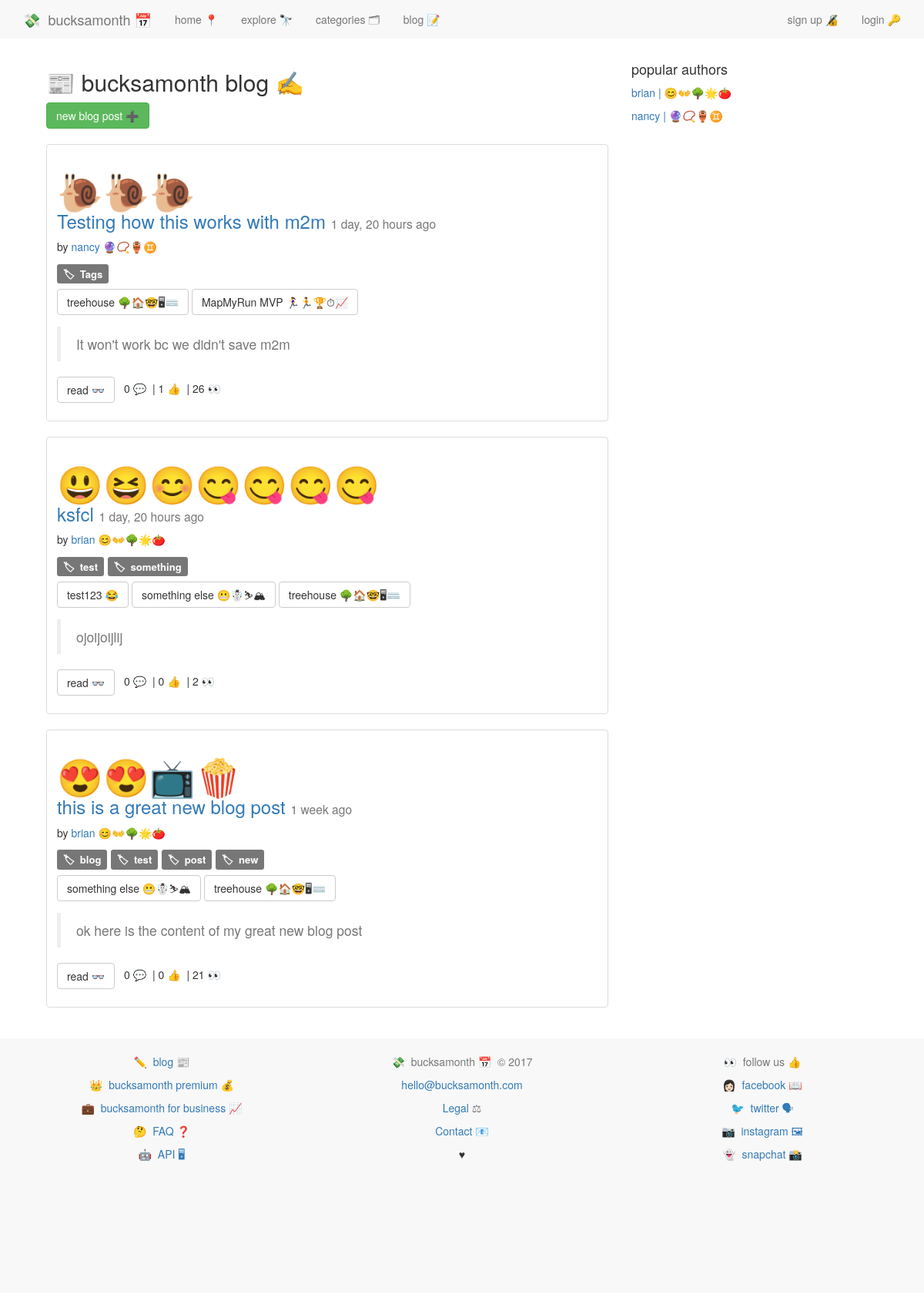
/blog/, run on an earlier commit of the app's database.
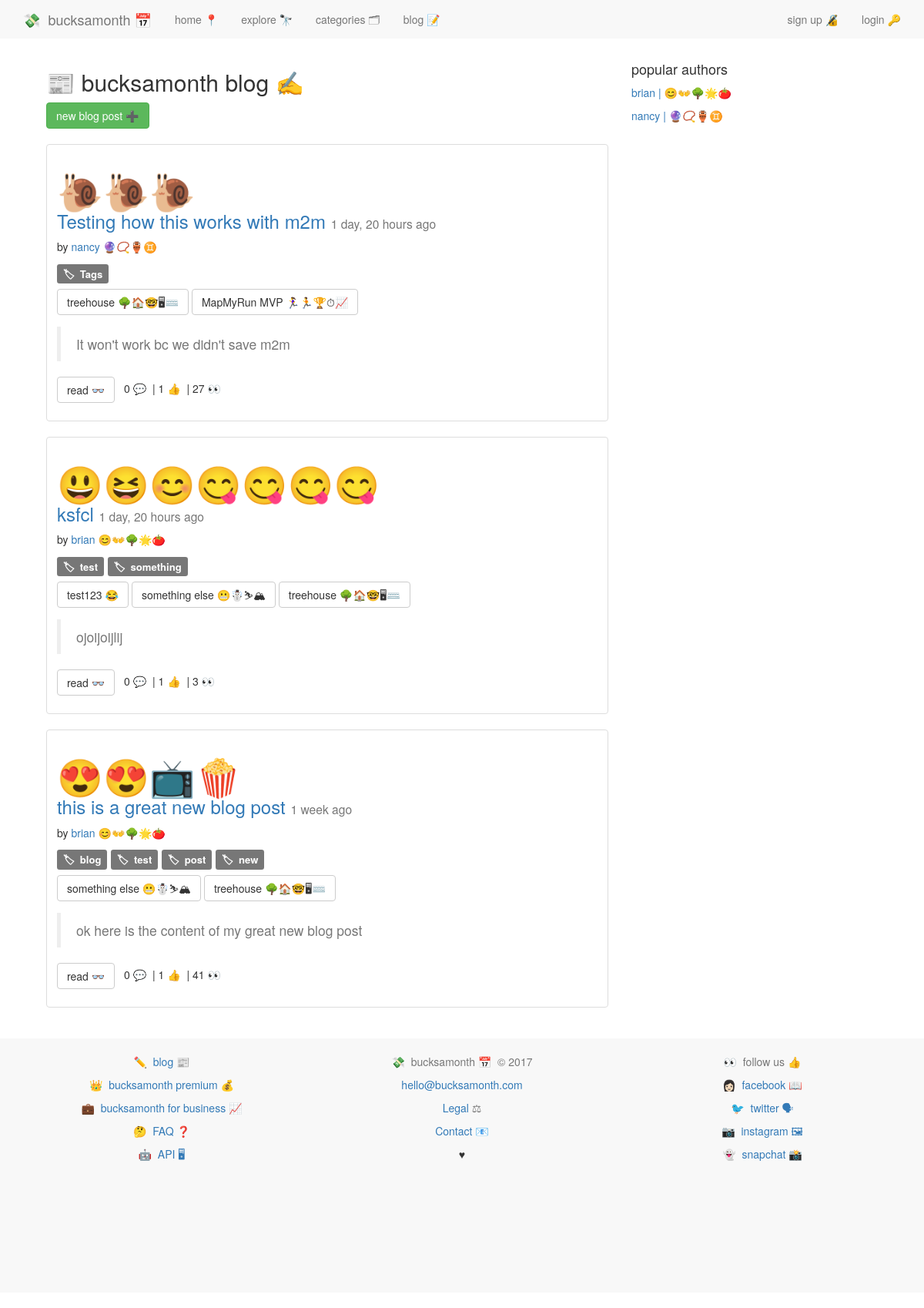
And on a later commit of the database.
### blog/models.py (models this page shows, shortened)
class Post(models.Model):
    user               = models.ForeignKey(settings.AUTH_USER_MODEL)
    approved           = models.BooleanField(default=False, blank=True)
    title              = models.CharField(max_length=100)
    emoji              = models.CharField(max_length=50, blank=True)
    slug               = models.SlugField(unique=True)
    views              = models.PositiveIntegerField(default=0)
    services           = models.ManyToManyField(Service, blank=True, related_name="post_service")
    tags = TaggableManager()
    likes = models.ManyToManyField(settings.AUTH_USER_MODEL, blank=True, related_name='post_likes')
    content = models.TextField()
    draft = models.BooleanField(default=False)
    publish = models.DateField(auto_now=False, auto_now_add=False)
    updated = models.DateTimeField(auto_now=True, auto_now_add=False)
    timestamp = models.DateTimeField(auto_now=False, auto_now_add=True)
    class Meta:
        ordering = ['-timestamp', '-updated']
    @property
    def comments(self):
        instance = self
        qs = Comment.objects.filter_by_instance(instance)
        return qs
    def get_absolute_url(self):
        return reverse("blog:detail", kwargs={"slug":self.slug})

### accounts/models.py (models this page shows, shortened)
class UserProfile(models.Model):
	user = models.OneToOneField(User)
	description = models.CharField(max_length=100, default='')
	twitter = models.CharField(max_length=100, default='')
	emoji = models.CharField(max_length=10, default='')
	setup = models.BooleanField(default=False)
	uid = models.CharField(default=uuid.uuid4, max_length=40)
	email_valid = models.BooleanField(default=False)
	followers = models.ManyToManyField('self')

### blog/views.py (the view)
def index(request):
    queryset_list = Post.objects.all()
    authors = list(set([post.user for post in queryset_list]))
    context = {
        'object_list':queryset_list,
        'authors':authors,
    }
    return render(request, 'blog/index.html', context)

### comments/models.py (called while the page is built)
	def filter_by_instance(self, instance):
		content_type = ContentType.objects.get_for_model(instance.__class__)
		obj_id = instance.id
		qs = super(CommentManager, self).filter(content_type=content_type, object_id=obj_id)
		return qs

### services/models.py (called while the page is built)
	def __str__(self):
		return str(self.service_name)

	def get_absolute_url(self):
		return "/services/%s/" % self.service_slug

### blog/templates/blog/index.html (shortened to what this page needs)
{% extends 'base.html' %}
{% block content %}
{% include 'nav.html' %}
<div class="container">
<div class="col-md-8">
  <h2>📰 bucksamonth blog ✍️</h2>
  <a class="btn btn-success" href="{% url 'blog:create' %}">new blog post ➕</a>
  <br /></br/>
{% for object in object_list %}
<div class="thumbnail">
  <div class="caption post-detail-item">
    <h3><a class="link-fancy" href="{{ object.get_absolute_url }}"><span class="link-fancy" style="font-size:2em">{{ object.emoji }}</span></a><br/><a href="{{ object.get_absolute_url }}">{{ object.title }}</a> <small>{{ object.timestamp | timesince }} ago</small></h3>
    <p>by <a style="text-decoration:none;" href="{% url 'blog:author_view' username=object.user.username %}">{{ object.user.username }} {{ object.user.userprofile.emoji }}</a></p>
    <p><span style="font-size:1.25em; word-wrap:break-word;">{% for tag in object.tags.all %}<a class="label label-default" href="{% url 'blog:tag_view' slug=tag %}">🏷&nbsp;&nbsp;{{ tag }}</a>&nbsp;{% endfor %}</span></p>
    {% if object.services.all.count > 0 %}
    <p><span class="button-wrapper">{% for service in object.services.all %}<a class="btn btn-default" href="{{ service.get_absolute_url }}">{{ service }} {{ service.emoji }}</a> {% endfor %}</span></p>
    {% endif %}
    <blockquote class="text-muted">{{ object.content | safe }}</blockquote>
    <p><a href="{{ object.get_absolute_url }}" class="btn btn-default" role="button">read 👓</a> {{ object.comments.count }} 💬&nbsp;&nbsp;| {{ object.likes.count }} 👍&nbsp;&nbsp;| {{ object.views }} 👀
  </div>
</div>
{% endfor %}
</div>
<div class="col-md-4">
  <h4>popular authors</h4>
    {% for author in authors %}
      <a href="{% url 'blog:author_view' username=author %}">{{ author }} | {{ author.userprofile.emoji }}</a></p>
    {% endfor %}
</div>
</div>
{% endblock %}

What changed in the data, as far as the page shows it:
changed Post "Testing how this works with m2m": views "26" → "27"
changed Post "ksfcl": likes.count "0" → "1"; views "2" → "3"
changed Post "this is a great new blog post": likes.count "0" → "1"; views "21" → "41"
